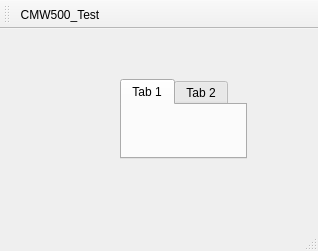
<?xml version="1.0" encoding="UTF-8"?>
<ui version="4.0">
 <class>MainWindow</class>
 <widget class="QMainWindow" name="MainWindow">
  <property name="geometry">
   <rect>
    <x>0</x>
    <y>0</y>
    <width>318</width>
    <height>251</height>
   </rect>
  </property>
  <property name="windowTitle">
   <string>MainWindow</string>
  </property>
  <widget class="QWidget" name="centralWidget">
   <widget class="QTabWidget" name="tabWidget">
    <property name="geometry">
     <rect>
      <x>120</x>
      <y>50</y>
      <width>127</width>
      <height>80</height>
     </rect>
    </property>
    <widget class="QWidget" name="tab">
     <attribute name="title">
      <string>Tab 1</string>
     </attribute>
    </widget>
    <widget class="QWidget" name="tab_2">
     <attribute name="title">
      <string>Tab 2</string>
     </attribute>
    </widget>
   </widget>
  </widget>
  <widget class="QMenuBar" name="menuBar">
   <property name="geometry">
    <rect>
     <x>0</x>
     <y>0</y>
     <width>318</width>
     <height>23</height>
    </rect>
   </property>
  </widget>
  <widget class="QToolBar" name="mainToolBar">
   <attribute name="toolBarArea">
    <enum>TopToolBarArea</enum>
   </attribute>
   <attribute name="toolBarBreak">
    <bool>false</bool>
   </attribute>
   <addaction name="actionTest"/>
  </widget>
  <widget class="QStatusBar" name="statusBar"/>
  <action name="actionTest">
   <property name="text">
    <string>CMW500_Test</string>
   </property>
  </action>
 </widget>
 <layoutdefault spacing="6" margin="11"/>
 <resources/>
 <connections/>
</ui>
